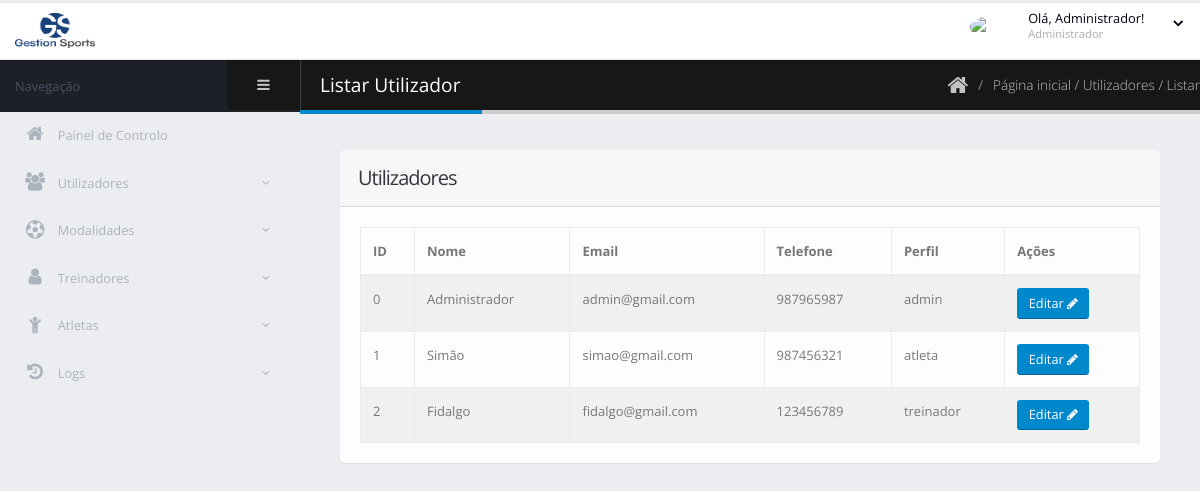
The page /utilizadores/listar.php (signed in) on the database its author committed.
### tables this page shows
CREATE TABLE `utilizadores` (
  `id_utilizador` int(11) NOT NULL,
  `nome` varchar(255) NOT NULL,
  `email` varchar(255) NOT NULL,
  `telefone` varchar(20) NOT NULL,
  `pass` varchar(255) NOT NULL,
  `perfil` enum('admin','treinador','atleta') NOT NULL
);

### utilizadores/listar.php (the view, shortened to what this page needs)
<?php
include "../DBConnection.php";
?>
<!doctype html>
<html class="fixed" lang="pt">
<head>
    <link rel="stylesheet" href="../vendor/bootstrap/css/bootstrap.css" />
    <link rel="stylesheet" href="../vendor/animate/animate.css">
    <link rel="stylesheet" href="../vendor/font-awesome/css/font-awesome.css" />
    <link rel="stylesheet" href="../vendor/magnific-popup/magnific-popup.css" />
    <link rel="stylesheet" href="../vendor/bootstrap-datepicker/css/bootstrap-datepicker3.css" />
    <link rel="stylesheet" href="../css/theme.css" />
    <link rel="stylesheet" href="../css/skins/default.css" />
    <link rel="stylesheet" href="../css/custom.css">
</head>
<body>
<section class="body">
<?php include '../header.php'; ?>
<div class="inner-wrapper">
<?php include '../admin/menuadmin.php'; ?>
<section role="main" class="content-body">
    <header class="page-header">
        <h2>Listar Utilizador</h2>
        <div class="right-wrapper text-right">
            <ol class="breadcrumbs">
                <li><a href="../inicio.php"><i class="fa fa-home"></i></a></li>
                <li><span>Página inicial / Utilizadores / Listar</span></li>
            </ol>
        </div>
    </header>
    <div class="row">
        <div class="col-lg-12">
            <section class="card">
                <header class="card-header"><h2 class="card-title">Utilizadores</h2></header>
                <div class="card-body">
                    <table class="table table-bordered table-striped mb-0">
                    <thead>
                        <tr>
                            <th>ID</th>
                            <th>Nome</th>
                            <th>Email</th>
                            <th>Telefone</th>
                            <th>Perfil</th>
                            <th>Ações</th>
                        </tr>
                    </thead>
                    <tbody>
                    <?php
                    $idAdminSessao = $_SESSION["iduser"];
                    if ($idAdminSessao == 0) {
                        $res = mysqli_query($link, "SELECT * FROM utilizadores ORDER BY id_utilizador");
                    } else {
                        $res = mysqli_query($link, "SELECT * FROM utilizadores WHERE perfil <> 'admin' ORDER BY id_utilizador");
                    }
                    while ($row = mysqli_fetch_assoc($res)) {
                        echo "<tr>";
                        echo "<td>{$row['id_utilizador']}</td>";
                        echo "<td>{$row['nome']}</td>";
                        echo "<td>{$row['email']}</td>";
                        echo "<td>{$row['telefone']}</td>";
                        echo "<td>{$row['perfil']}</td>";
                        echo "<td>";
                        echo "<a href='editar.php?id_utilizador={$row['id_utilizador']}' class='btn btn-sm btn-primary'>Editar <i class='fa fa-pencil'></i></a>";
                        echo "</td>";
                        echo "</tr>";
                    }
                    ?>
                    </tbody>
                    </table>
                </div>
            </section>
        </div>
    </div>
</section>
</div>
</section>
</body>
</html>

### css/skins/default.css (style rules this page uses)
a { color: #0088cc; }
.page-header h2 { border-bottom-color: #0088cc; }
html .btn-primary { background-color: #0088cc; border-color: #0088cc #0088cc #006699; color: #ffffff; }

### rows shown on the page
utilizadores: id_utilizador "0", nome "Administrador", email "admin@gmail.com", telefone "987965987", perfil "admin"
utilizadores: id_utilizador "1", nome "Simão", email "simao@gmail.com", telefone "987456321", perfil "atleta"
utilizadores: id_utilizador "2", nome "Fidalgo", email "fidalgo@gmail.com", telefone "123456789", perfil "treinador"

### other values the page prints
$_SESSION['nome'] "Administrador"
